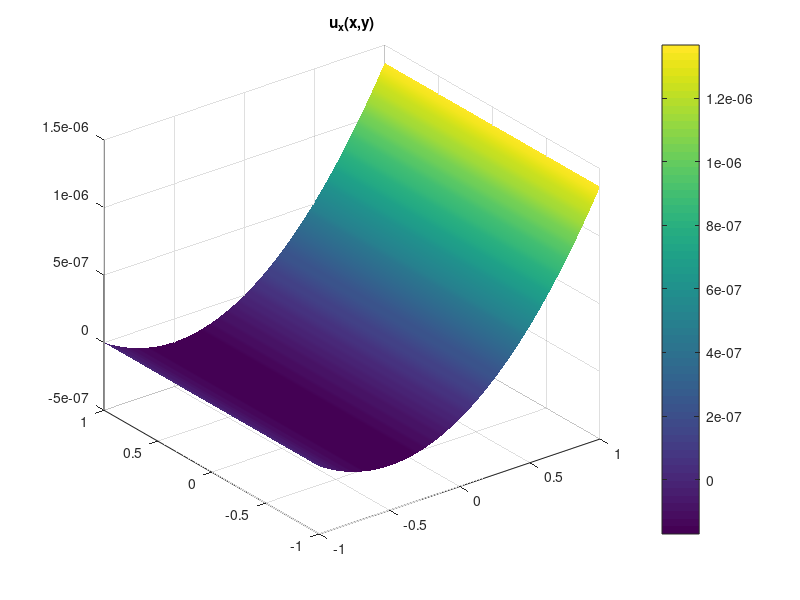
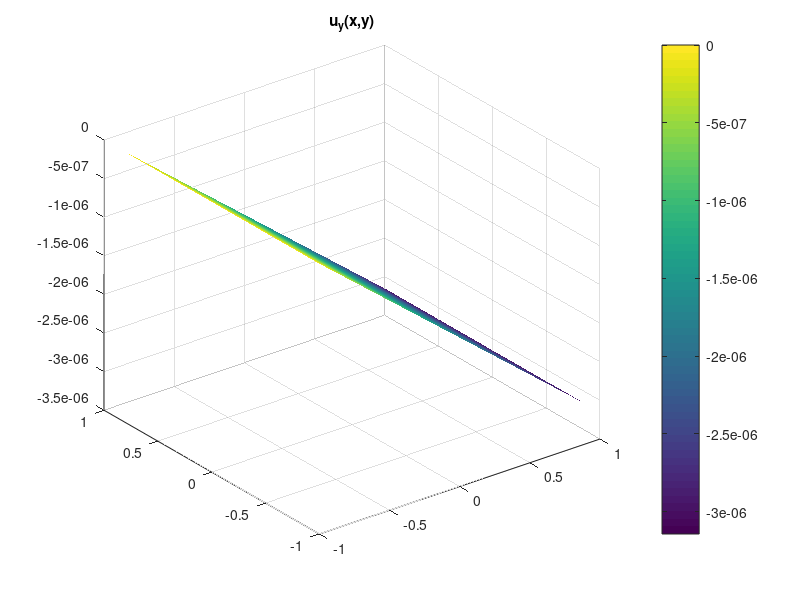
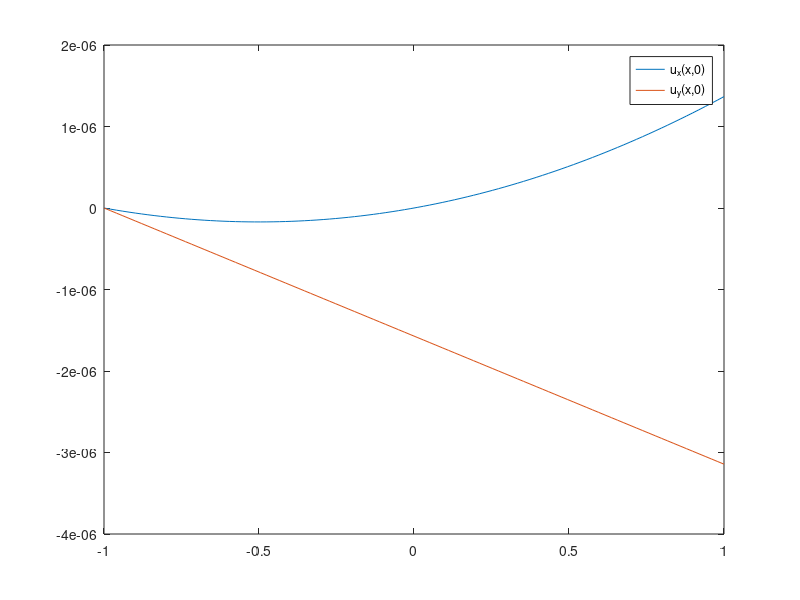
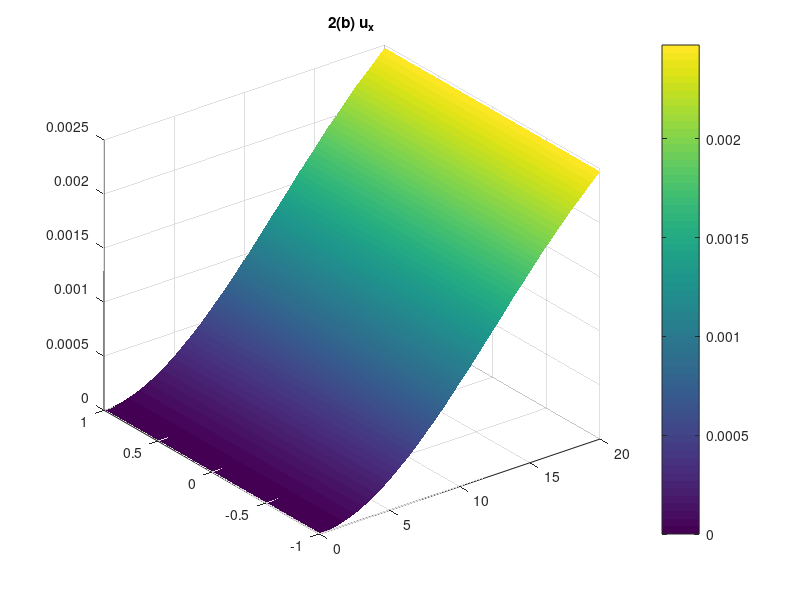

Source code (MATLAB) for these figures, in order:
function q2()
%% Global variables
global E nu alpha beta dg_ijdx dg_ijdy dg_ijdx_gen dg_ijdy_gen

%% Physical problem parameters
E = 1.18e11; % Young's modulus for titanium Ti-6Al-2Nb-1Ta-0.8Mo [N/m^2]
nu = 0.31;   % Poisson's ratio for Titanium Ti-6Al-2Nb-1Ta-0.8Mo
alpha = E/(1-nu^2);
beta = (1-nu)/2;
% syms E nu alpha beta; % uncomment to calculate M analytically

%% Function handles for the bilinear basis functions and their derivatives
% Cell array with function handles for the four g_ij basis functions.
% i,j = 1 corresponds to the - subscript. i,j = 2 to the + subscript.
% E.g. g_ij{2,1} returns the g_+- function handle.
g_ij = {@(x,y) (1+x).*(1+y)./4, @(x,y) (1+x).*(1-y)./4;  % g_--, g_-+
        @(x,y) (1-x).*(1+y)./4, @(x,y) (1-x).*(1-y)./4}; % g_+-, g_++

% Generalized basis functions over the domain [x0-a,x0+a]x[y0-b,y0+b]
g_ij_gen = {@(x,y,x0,y0,a,b)  (x-(x0-a)).*(y-(y0-b))./(4*a*b), ...
            @(x,y,x0,y0,a,b) -(x-(x0+a)).*(y-(y0-b))./(4*a*b);
            @(x,y,x0,y0,a,b) -(x-(x0-a)).*(y-(y0+b))./(4*a*b), ...
            @(x,y,x0,y0,a,b)  (x-(x0+a)).*(y-(y0+b))./(4*a*b)};
    
% Function handles for the x-derivatives of the basis functions g_ij.
% Note: Returned function handles are still multivariate (x,y) to remain
% compatible with our 2D Gauss-Legendre quadrature function, which
% integrates them over the unit square.
dg_ijdx = {@(x,y)  (1+y)/4, @(x,y)  (1-y)/4;  % dg_--/dx, dg_-+/dx
           @(x,y) -(1+y)/4, @(x,y) -(1-y)/4}; % dg_+-/dx, dg_++/dx

% x derivative of the generalized basis functions
dg_ijdx_gen = {@(x,y,x0,y0,a,b)  (y-(y0-b))/(4*a*b), ...
               @(x,y,x0,y0,a,b) -(y-(y0-b))/(4*a*b);
               @(x,y,x0,y0,a,b) -(y-(y0+b))/(4*a*b), ...
               @(x,y,x0,y0,a,b)  (y-(y0+b))/(4*a*b)};

% Function handles for the y-derivatives of the basis functions g_ij.
dg_ijdy = {@(x,y) (1+x)/4, @(x,y) -(1+x)/4;  % dg_--/dy, dg_-+/dy
           @(x,y) (1-x)/4, @(x,y) -(1-x)/4}; % dg_+-/dy, dg_++/dy

% y derivatives of the generalized basis functions
dg_ijdy_gen = {@(x,y,x0,y0,a,b)  (x-(x0-a))/(4*a*b), ...
               @(x,y,x0,y0,a,b) -(x-(x0+a))/(4*a*b);
               @(x,y,x0,y0,a,b) -(x-(x0-a))/(4*a*b), ...
               @(x,y,x0,y0,a,b)  (x-(x0+a))/(4*a*b)};
       
%% Problem 2(a): single element (unit square) beam under stress
% Build M matrix block by block.
M = zeros(8,8);
% M = sym('M', [8 8]);  % uncomment to calculate M analytically
for gamma=1:4
    for delta=1:4
        M(2*gamma-1:2*gamma, 2*delta-1:2*delta) = B(gamma, delta);
    end
end

% Build right hand side vector containing the forces.
F_delta = 8e4; % [N/m^2]

g_11 = g_ij{1,1};
g_12 = g_ij{1,2};
g_21 = g_ij{2,1};
g_22 = g_ij{2,2};

b = zeros(8,1);
b(2) = -F_delta * g_11(1,0);
b(4) = -F_delta * g_12(1,0);
b(6) = -F_delta * g_21(1,0);
b(8) = -F_delta * g_22(1,0);

% Imposing that u_x = 0 and u_y = 0 for x=-1, -1<=y<=1 is equivalent to imposing
% that a_+-, a_++, b+-, and b_++ all equal zero. So we are just interested in
% solving the top left 4x4 system of linear equations.
M2a = M(1:4,1:4);
b2a = b(1:4);
a2a = M2a \ b2a;

% Calculate and plot deflection fields from the a_ij, b_ij coefficients.
ux = @(x,y) a2a(1).*g_ij{1,1}(x,y) + a2a(3).*g_ij{1,2}(x,y);
uy = @(x,y) a2a(2).*g_ij{1,1}(x,y) + a2a(4).*g_ij{1,2}(x,y);
x = repmat(linspace(-1,1,100),[100,1]);
y = repmat(linspace(-1,1,100),[100,1]);
ux_xy = ux(x,y);
uy_xy = uy(x,y);

figure;
surf(x, y', ux_xy); shading interp; colorbar; title('u_x(x,y)');

figure;
surf(x, y', uy_xy); shading interp; colorbar; title('u_y(x,y)');

figure;
plot(x(end/2,:), ux_xy(end/2,:)', x(end/2,:), uy_xy(end/2,:)');
legend('u_x(x,0)', 'u_y(x,0)');

%% Problem 2(b): rectangular beam (composed of N elements) under stress
N = 10;

% Assemble the block-diagonal matrix element by element.
M2b = zeros(4*(N+1), 4*(N+1));
for n=1:N
    x0 = 0; %2*n-1;
    y0 = 0;
    a = 1;
    b = 1;
    
    M2 = zeros(8,8);
    for gamma=1:4
        for delta=1:4
            M2(2*gamma-1:2*gamma, 2*delta-1:2*delta) = ...
                B_gen(gamma, delta, x0, y0, a, b);
        end
    end
    
    % We want M2 in the order ++, +-, -+, -- so the matrices corresponding
    % to different elements overlap correctly.
    M2 = fliplr(flipud(M2));
    
    M2b(4*n-3:4*n+4, 4*n-3:4*n+4) = M2b(4*n-3:4*n+4, 4*n-3:4*n+4) + M2;
end

% Imposing the u_x = u_y = 0 BC at the left wall.
M2b(1:4,5:8) = zeros(4,4);

x0 = 2*N-1;
y0 = 0;
a = 1;
b = 1;

g_11_gen = g_ij_gen{1,1};
g_12_gen = g_ij_gen{1,2};
g_21_gen = g_ij_gen{2,1};
g_22_gen = g_ij_gen{2,2};

b2b = zeros(4*N+4,1);
b2b(end)   = -F_delta * g_11_gen(2*N,0,x0,y0,a,b);
b2b(end-2) = -F_delta * g_12_gen(2*N,0,x0,y0,a,b);
b2b(end-4) = -F_delta * g_21_gen(2*N,0,x0,y0,a,b);
b2b(end-6) = -F_delta * g_22_gen(2*N,0,x0,y0,a,b);

% Solve for the coefficients ignoring the four coefficients for element 1
% that we know must be zero to satisfy the BCs.
a2b = zeros(4*N+4,1);
a2b(5:end) = M2b(5:end, 5:end) \ b2b(5:end);

ux_N = [];
uy_N = [];

% Calculate the deflection fields from the a_ij, b_ij coefficients for each
% element.
for n=1:N
    a_n = a2b(4*n-3:4*n+4);
    aij = a_n(1:2:7);
    bij = a_n(2:2:8);
 
    x0 = 0; %2*n-1;
    y0 = 0;
    a = 1;
    b = 1;
    ux = @(x,y) aij(4).*g_ij_gen{1,1}(x,y,x0,y0,a,b) ...
              + aij(3).*g_ij_gen{1,2}(x,y,x0,y0,a,b) ...
              + aij(2).*g_ij_gen{2,1}(x,y,x0,y0,a,b) ...
              + aij(1).*g_ij_gen{2,2}(x,y,x0,y0,a,b);
    uy = @(x,y) bij(4).*g_ij_gen{1,1}(x,y,x0,y0,a,b) ...
              + bij(3).*g_ij_gen{1,2}(x,y,x0,y0,a,b) ...
              + bij(2).*g_ij_gen{2,1}(x,y,x0,y0,a,b) ...
              + bij(1).*g_ij_gen{2,2}(x,y,x0,y0,a,b);
    
    x = repmat(linspace(2*n-2,2*n,100), [100,1]);
    y = repmat(linspace(-1,1,100), [100,1]);
    
    ux_N = [ux_N; ux(x,y)'];
    uy_N = [uy_N; uy(x,y)'];
end

x = linspace(0,2*N,100*N);
y = linspace(-1,1,100);
figure; surf(x,y,ux_N'); title('2(b) u_x'); shading interp; colorbar;
figure; surf(x,y,uy_N'); title('2(b) u_y'); shading interp; colorbar;

%% Problem 2(c): rectangular beam (composed of NxM elements) under stress
N = 10;
M = 8;

% Assemble the block-tridiagonal matrix.
M2c = zeros((M-1)*4*(N+1), (M-1)*4*(N+1));
for m=1:M
    for n=1:N
        x0 = 0;
        y0 = 0;
        a = 1;
        b = 1;

        M3 = zeros(8,8);
        for gamma=1:4
            for delta=1:4
                M3(2*gamma-1:2*gamma, 2*delta-1:2*delta) = ...
                    B_gen(gamma, delta, x0, y0, a, b);
            end
        end

        % We want M2 in the order ++, +-, -+, -- so the matrices corresponding
        % to different elements overlap correctly.
        M3 = fliplr(flipud(M3));
        
        % Imposing the u_x = u_y = 0 BC at the left wall.
        if n == 1
            M3(1:4,1:4) = zeros(4,4);
            M3(1:4,5:8) = zeros(4,4);
            M3(5:8,1:4) = zeros(4,4);
        end

        % block diagonal
        r1 = (m-1)*(4*N-3) + (4*n-3);
        r2 = (m-1)*(4*N-3) + (4*n+4);
        c1 = r1;
        c2 = r2;
        M2c(r1:r2, c1:c2) = M2c(r1:r2, c1:c2) + M3;
        
        % Lower block diagonal
        if m > 1
            c1 = r1 - (4*N-3);
            c2 = r2 - (4*N-3);
            M2c(r1:r2, c1:c2) = M2c(r1:r2, c1:c2) + M3;
        end
        
        % Upper block diagonal
        if m < M
            c1 = r1 + (4*N-3);
            c2 = r2 + (4*N-3);
            M2c(r1:r2, c1:c2) = M2c(r1:r2, c1:c2) + M3;
        end
    end
end

x0 = 2*N-1;
y0 = 0;
g_11_gen = g_ij_gen{1,1};
g_12_gen = g_ij_gen{1,2};
g_21_gen = g_ij_gen{2,1};
g_22_gen = g_ij_gen{2,2};

b2c = zeros((M-1)*4*(N+1), 1);
b2c(end)   = -F_delta * g_11_gen(2*N,0,x0,y0,a,b);
b2c(end-2) = -F_delta * g_12_gen(2*N,0,x0,y0,a,b);
b2c(end-4) = -F_delta * g_21_gen(2*N,0,x0,y0,a,b);
b2c(end-6) = -F_delta * g_22_gen(2*N,0,x0,y0,a,b);

end

%% Gauss-Legendre quadrature integration
function integral = gauss_legendre_quadrature_2D(f, x1, x2, y1, y2)
% Integrate the function f(x,y) over the domain [x1,x2]x[y1,y2] using
% Gaussian quadrature with a unit weighing function \omega(x,y)=1 so the
% associated polynomials are the Legendre polynomials and thus the method
% is known as Gauss-Legendre quadrature with two quadrature points for each
% spatial dimension as we only need to integrate bilinear functions.
    scaled_f = @(x,y) f((x2-x1)*x/2 + (x1+x2)/2, (y2-y1)*y/2 + (y1+y2)/2);
    integral = (x2-x1)*(y2-y1)/4 * ...
               ( scaled_f(-1/sqrt(3), -1/sqrt(3)) ...
               + scaled_f(-1/sqrt(3), 1/sqrt(3)) ...
               + scaled_f(1/sqrt(3), -1/sqrt(3)) ...
               + f(1/sqrt(3), 1/sqrt(3)) );
end

%% Interface for looking up derivatives of the bilinear basis functions.
function dg = dg(i,j,m)
% Returns the function handle corresponding to the m derivative of the g_ij
% basis function, that is dg_ij/dx_m. i,j can take on the values {1,2} where 1
% corresponds to the - subscript, 2 to the + subscript. m can take on the string
% values {'x','y'}.

    assert(i==1 || i==2, 'Invalid value for i, not 1 (-) or 2 (+)!')
    assert(j==1 || j==2, 'Invalid value for j, not 1 (-) or 2 (+)!')
    assert(m=='x' || m=='y', 'Invalid value for m, not ''x'' or ''y''!')

    global dg_ijdx dg_ijdy

    if m == 'x'
        dg = dg_ijdx{i,j};
    elseif m == 'y'
        dg = dg_ijdy{i,j};
    end
end

function dg = dg_gen(i,j,m)
% Returns the function handle corresponding to the m derivative of the g_ij
% basis function, that is dg_ij/dx_m. i,j can take on the values {1,2} where 1
% corresponds to the - subscript, 2 to the + subscript. m can take on the string
% values {'x','y'}.

    assert(i==1 || i==2, 'Invalid value for i, not 1 (-) or 2 (+)!')
    assert(j==1 || j==2, 'Invalid value for j, not 1 (-) or 2 (+)!')
    assert(m=='x' || m=='y', 'Invalid value for m, not ''x'' or ''y''!')

    global dg_ijdx_gen dg_ijdy_gen

    if m == 'x'
        dg = dg_ijdx_gen{i,j};
    elseif m == 'y'
        dg = dg_ijdy_gen{i,j};
    end
end

%% Implementation of the rank-6 G_ijkl^mn tensor-like symbol.
function G = G(i,j,k,l,m,n)
    global alpha
    assert(i==1 || i==2, 'Invalid value for i, not 1 (-) or 2 (+)!')
    assert(j==1 || j==2, 'Invalid value for j, not 1 (-) or 2 (+)!')
    assert(k==1 || k==2, 'Invalid value for k, not 1 (-) or 2 (+)!')
    assert(l==1 || l==2, 'Invalid value for l, not 1 (-) or 2 (+)!')
    assert(m=='x' || m=='y', 'Invalid value for m, not ''x'' or ''y''!')
    assert(n=='x' || n=='y', 'Invalid value for m, not ''x'' or ''y''!')

    dg1 = dg(i,j,m);
    dg2 = dg(k,l,n);
    integrand = @(x,y) alpha*dg1(x,y)*dg2(x,y);
    G = gauss_legendre_quadrature_2D(integrand, -1, 1, -1, 1);
end

function G = G_gen(i,j,k,l,m,n,x0,y0,a,b)
    global alpha
    assert(i==1 || i==2, 'Invalid value for i, not 1 (-) or 2 (+)!')
    assert(j==1 || j==2, 'Invalid value for j, not 1 (-) or 2 (+)!')
    assert(k==1 || k==2, 'Invalid value for k, not 1 (-) or 2 (+)!')
    assert(l==1 || l==2, 'Invalid value for l, not 1 (-) or 2 (+)!')
    assert(m=='x' || m=='y', 'Invalid value for m, not ''x'' or ''y''!')
    assert(n=='x' || n=='y', 'Invalid value for m, not ''x'' or ''y''!')

    dg1 = dg_gen(i,j,m);
    dg2 = dg_gen(k,l,n);
    integrand = @(x,y) alpha*dg1(x,y,x0,y0,a,b)*dg2(x,y,x0,y0,a,b);
    G = gauss_legendre_quadrature_2D(integrand, x0-a, x0+a, y0-b, y0+b);
end

%% Generates and returns the 2x2 block matrices B_gamma,delta.
function B = B(gamma, delta)
    global nu beta

    four2two = {[1,1], [1,2], [2,1], [2,2]};
    [i,j] = deal(four2two{gamma}(1), four2two{gamma}(2));
    [k,l] = deal(four2two{delta}(1), four2two{delta}(2));

    B_11 = G(i,j,k,l,'x','x') + beta*G(i,j,k,l,'y','y');
    B_12 = nu*G(i,j,k,l,'x','y') + beta*G(i,j,k,l,'y','x');
    B_21 = beta*G(i,j,k,l,'x','y') + nu*G(i,j,k,l,'y','x');
    B_22 = beta*G(i,j,k,l,'x','x') + G(i,j,k,l,'y','y');

    B = [B_11, B_12; B_21, B_22];
end

function B = B_gen(gamma, delta,x0,y0,a,b)
    global nu beta

    four2two = {[1,1], [1,2], [2,1], [2,2]};
    [i,j] = deal(four2two{gamma}(1), four2two{gamma}(2));
    [k,l] = deal(four2two{delta}(1), four2two{delta}(2));
    
    G2 = @(i,j,k,l,m,n) G_gen(i,j,k,l,m,n,x0,y0,a,b);

    B_11 = G2(i,j,k,l,'x','x') + beta*G2(i,j,k,l,'y','y');
    B_12 = nu*G2(i,j,k,l,'x','y') + beta*G2(i,j,k,l,'y','x');
    B_21 = beta*G2(i,j,k,l,'x','y') + nu*G2(i,j,k,l,'y','x');
    B_22 = beta*G2(i,j,k,l,'x','x') + G2(i,j,k,l,'y','y');

    B = [B_11, B_12; B_21, B_22];
end
